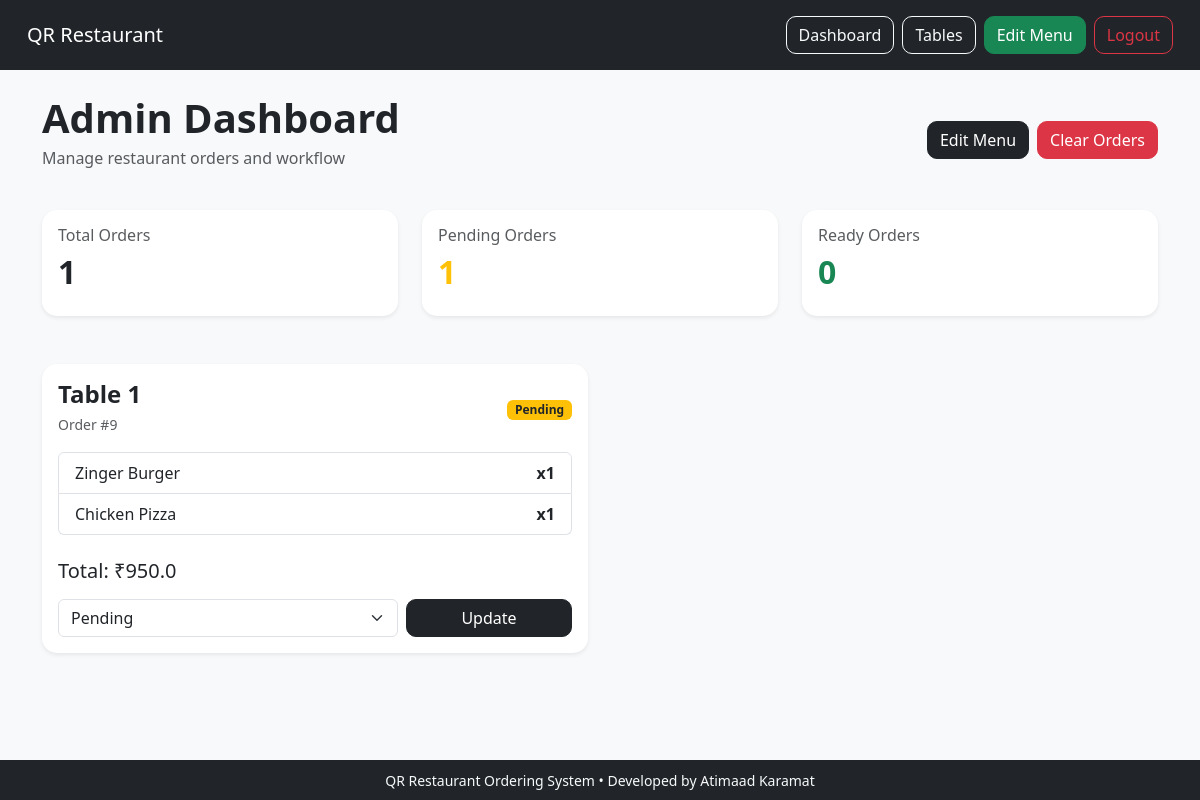
/admin (signed in), run on an earlier commit of the app's database.
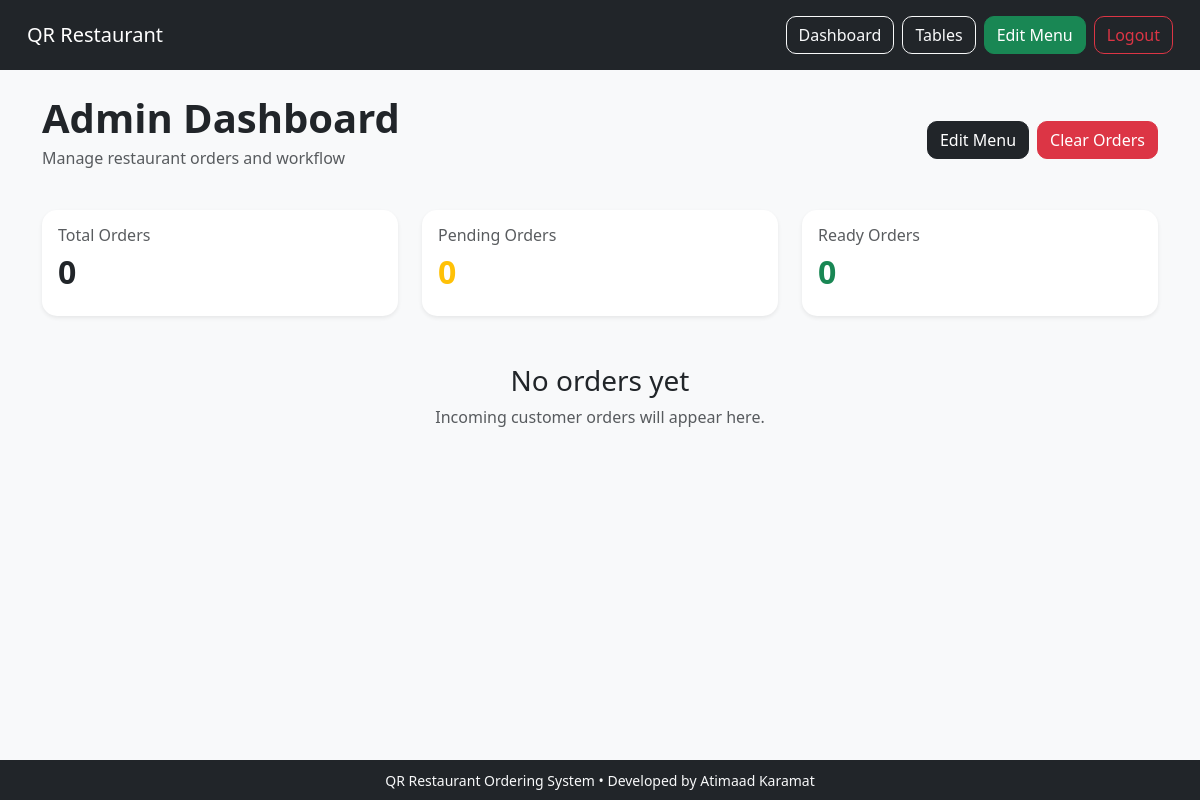
And on a later commit of the database.
### tables this page shows
CREATE TABLE orders (
    id INTEGER PRIMARY KEY AUTOINCREMENT,
    table_number INTEGER NOT NULL,
    total_price REAL NOT NULL,
    status TEXT NOT NULL DEFAULT 'Pending',
    created_at TIMESTAMP DEFAULT CURRENT_TIMESTAMP
);

CREATE TABLE order_items (
    id INTEGER PRIMARY KEY AUTOINCREMENT,
    order_id INTEGER NOT NULL,
    menu_item_id INTEGER NOT NULL,
    quantity INTEGER NOT NULL,

    FOREIGN KEY(order_id) REFERENCES orders(id),
    FOREIGN KEY(menu_item_id) REFERENCES menu_items(id)
);

CREATE TABLE menu_items (
    id INTEGER PRIMARY KEY AUTOINCREMENT,
    name TEXT NOT NULL,
    price REAL NOT NULL,
    category TEXT NOT NULL,
    image TEXT
);

### app.py (the view)
@app.route("/admin")
def admin():
    if "admin_id" not in session:
        return redirect("/login")
    conn = get_db_connection()
    orders = conn.execute("""
        SELECT * FROM orders
        ORDER BY created_at DESC
    """).fetchall()
    order_data = []
    for order in orders:
        items = conn.execute("""
            SELECT
                menu_items.name,
                order_items.quantity
            FROM order_items
            JOIN menu_items
            ON order_items.menu_item_id = menu_items.id
            WHERE order_items.order_id = ?
        """, (order["id"],)).fetchall()
        order_data.append({
            "order": order,
            "items": items
        })
    menu_items = conn.execute("""
    SELECT * FROM menu_items
    """).fetchall()
    conn.close()
    return render_template(
    "dashboard.html",
    order_data=order_data,
    menu_items=menu_items
    )

### app.py (called while the page is built)
def get_db_connection():
    conn = sqlite3.connect("restaurant.db")
    conn.row_factory = sqlite3.Row
    return conn

### templates/dashboard.html (shortened to what this page needs)
{% extends "layout.html" %} {% block body %}
<div class="d-flex justify-content-between align-items-center mb-4">
  <div>
    <h1 class="fw-bold mb-1">Admin Dashboard</h1>
    <p class="text-muted">Manage restaurant orders and workflow</p>
  </div>
  <div class="d-flex gap-2">
    <a href="/edit_menu" class="btn btn-dark"> Edit Menu </a>
    <form action="/clear_orders" method="POST">
      <button
        class="btn btn-danger"
        onclick="return confirm('Clear ALL orders?');"
      >
        Clear Orders
      </button>
    </form>
  </div>
</div>
<div class="row mb-5">
  <div class="col-md-4">
    <div class="card shadow-sm border-0">
      <div class="card-body">
        <h6 class="text-muted">Total Orders</h6>
        <h2 class="fw-bold">{{ order_data|length }}</h2>
      </div>
    </div>
  </div>
  <div class="col-md-4">
    <div class="card shadow-sm border-0">
      <div class="card-body">
        <h6 class="text-muted">Pending Orders</h6>
        <h2 class="fw-bold text-warning">
          {{ order_data | selectattr("order.status", "equalto", "Pending") |
          list | length }}
        </h2>
      </div>
    </div>
  </div>
  <div class="col-md-4">
    <div class="card shadow-sm border-0">
      <div class="card-body">
        <h6 class="text-muted">Ready Orders</h6>
        <h2 class="fw-bold text-success">
          {{ order_data | selectattr("order.status", "equalto", "Ready") | list
          | length }}
        </h2>
      </div>
    </div>
  </div>
</div>
{% if order_data %}
<div class="row">
  {% for data in order_data %}
  <div class="col-lg-6">
    <div class="card shadow-sm border-0 mb-4">
      <div class="card-body">
        <div class="d-flex justify-content-between align-items-center mb-3">
          <div>
            <h4 class="fw-bold mb-1">Table {{ data.order['table_number'] }}</h4>
            <small class="text-muted"> Order #{{ data.order['id'] }} </small>
          </div>
          <div>
            {% if data.order['status'] == "Pending" %}
            <span class="badge bg-warning text-dark"> Pending </span>
            {% elif data.order['status'] == "Preparing" %}
            <span class="badge bg-primary"> Preparing </span>
            {% elif data.order['status'] == "Ready" %}
            <span class="badge bg-success"> Ready </span>
            {% else %}
            <span class="badge bg-secondary"> Completed </span>
            {% endif %}
          </div>
        </div>
        <ul class="list-group mb-4">
          {% for item in data['items'] %}
          <li class="list-group-item d-flex justify-content-between">
            <span> {{ item['name'] }} </span>
            <strong> x{{ item['quantity'] }} </strong>
          </li>
          {% endfor %}
        </ul>
        <div class="d-flex justify-content-between align-items-center mb-3">
          <h5 class="mb-0">Total: ₹{{ data.order['total_price'] }}</h5>
        </div>
        <form action="/update_status/{{ data.order['id'] }}" method="POST">
          <div class="row g-2">
            <div class="col-md-8">
              <select name="status" class="form-select">
                <option value="Pending">Pending</option>
              </select>
            </div>
            <div class="col-md-4">
              <button type="submit" class="btn btn-dark w-100">Update</button>
            </div>
          </div>
        </form>
      </div>
    </div>
  </div>
  {% endfor %}
</div>
{% else %}
<div class="text-center mt-5">
  <h3>No orders yet</h3>
  <p class="text-muted">Incoming customer orders will appear here.</p>
</div>
{% endif %} {% endblock %}

### templates/layout.html (shortened to what this page needs)
<!doctype html>
<html lang="en">
  <head>
    <link
      href="https://cdn.jsdelivr.net/npm/bootstrap@5.3.7/dist/css/bootstrap.min.css"
      rel="stylesheet"
    />
    <link
      rel="stylesheet"
      href="{{ url_for('static', filename='style.css') }}"
    />
  </head>
  <body class="d-flex flex-column min-vh-100">
    <nav class="navbar navbar-dark bg-dark">
      <div class="container-fluid">
        <a class="navbar-brand" href="/"> QR Restaurant </a>
        <div class="d-flex gap-2">
          {% if session.get("admin_id") %}
          <a href="/admin" class="btn btn-outline-light"> Dashboard </a>
          <a href="/tables" class="btn btn-outline-light"> Tables </a>
          <a href="/edit_menu" class="btn btn-success"> Edit Menu </a>
          <a href="/logout" class="btn btn-outline-danger"> Logout </a>
          {% else %} {% if session.get("table_id") %}
          <a href="/cart" class="btn btn-outline-light"> Cart </a>
          {% endif %} {% endif %}
        </div>
      </div>
    </nav>
    <main class="container mt-4 flex-grow-1">
      {% block body %} {% endblock %}
    </main>
    <footer class="bg-dark text-light text-center py-2 mt-auto">
      <div class="container">
        <small>
          QR Restaurant Ordering System • Developed by Atimaad Karamat
        </small>
      </div>
    </footer>
  </body>
</html>

### static/style.css (style rules this page uses)
body { background-color: #f8f9fa; }
.card { border: none; border-radius: 15px; overflow: hidden; box-shadow: 0 4px 10px rgba(0,0,0,0.1); transition: transform 0.2s ease; }
.navbar { padding: 15px; }
.btn { border-radius: 10px; }
footer { margin-top: auto; }

What changed in the data, as far as the page shows it:
removed orders: order.table_number "1", order.id "9", order.total_price "950.0"
removed order_items: name "Zinger Burger", quantity "1"
removed order_items: name "Chicken Pizza", quantity "1"
Also different on the page:
{{ order_data|length }}: "1" → "0"
text no longer shown: "1"
text now shown: "0 No orders yet Incoming customer orders will appear here."
list line gone: "Table Order # Pending Total: ₹ Pending Update"
